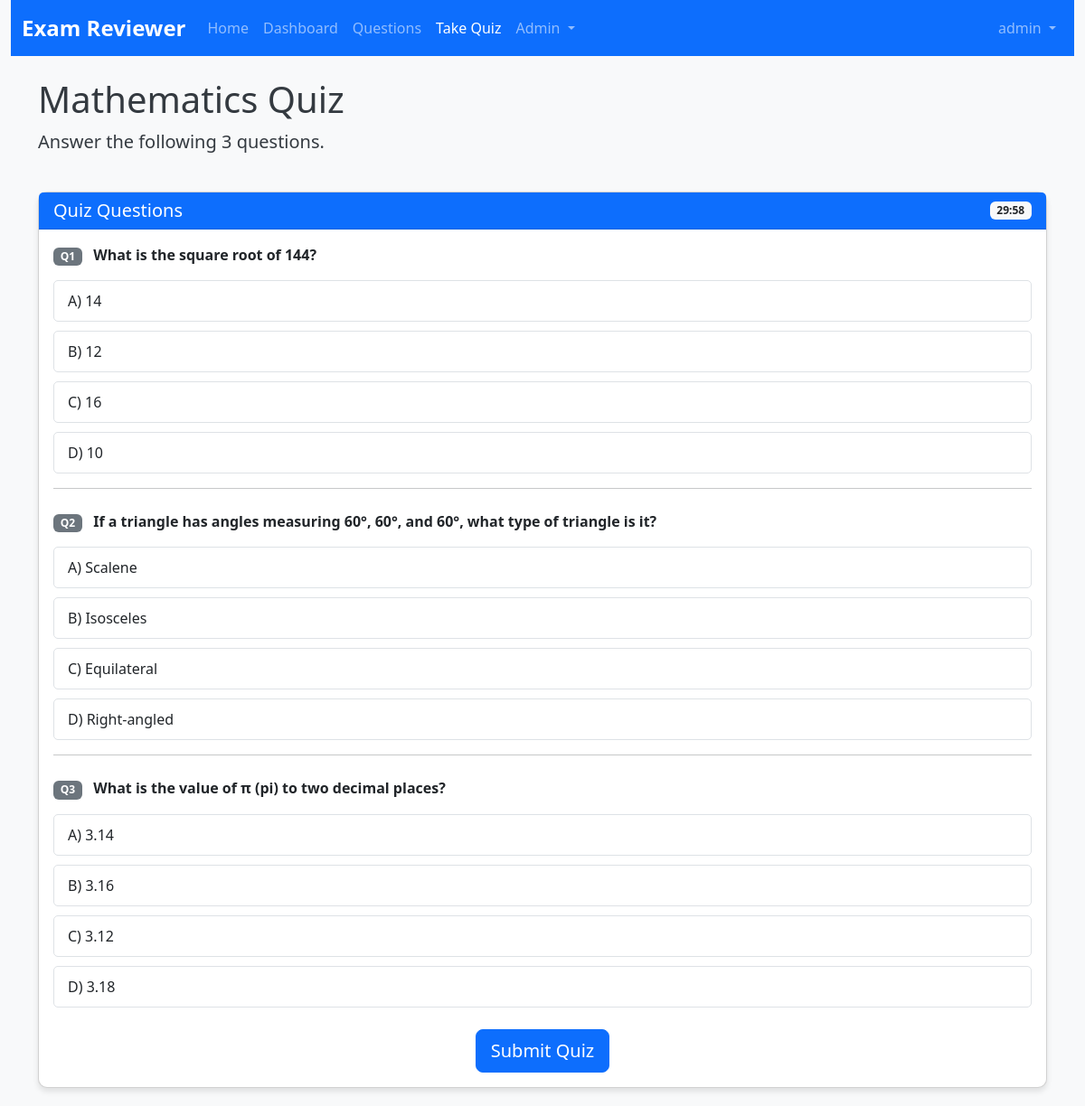
Page /quiz.php?subject_id=1 (signed in) on the committed database.
### tables this page shows
CREATE TABLE IF NOT EXISTS subjects (
    subject_id INT AUTO_INCREMENT PRIMARY KEY,
    subject_name VARCHAR(100) NOT NULL UNIQUE,
    description TEXT DEFAULT NULL
);

CREATE TABLE IF NOT EXISTS questions (
    question_id INT AUTO_INCREMENT PRIMARY KEY,
    subject_id INT NOT NULL,
    question_text TEXT NOT NULL,
    option_a TEXT NOT NULL,
    option_b TEXT NOT NULL,
    option_c TEXT NOT NULL,
    option_d TEXT NOT NULL,
    correct_answer CHAR(1) NOT NULL CHECK (correct_answer IN ('A', 'B', 'C', 'D')),
    explanation TEXT DEFAULT NULL,
    FOREIGN KEY (subject_id) REFERENCES subjects (subject_id)
);

### quiz.php (the view, shortened to what this page needs)
<?php
$subject_id = isset($_GET['subject_id']) ? (int)$_GET['subject_id'] : 0;
$num_questions = isset($_GET['num_questions']) ? (int)$_GET['num_questions'] : 10;
$pdo = getDbConnection();
$stmt = $pdo->prepare("SELECT * FROM subjects WHERE subject_id = :subject_id");
$stmt->bindParam(':subject_id', $subject_id, PDO::PARAM_INT);
$stmt->execute();
$subject = $stmt->fetch();
$randomFunction = (DB_TYPE === 'pgsql') ? 'RANDOM()' : 'RAND()';
$stmt = $pdo->prepare("
    SELECT * FROM questions
    WHERE subject_id = :subject_id
    ORDER BY $randomFunction
    LIMIT :limit
");
$stmt->bindParam(':subject_id', $subject_id, PDO::PARAM_INT);
$stmt->bindParam(':limit', $num_questions, PDO::PARAM_INT);
$stmt->execute();
$questions = $stmt->fetchAll();
$actual_num_questions = count($questions);
include 'includes/header.php';
include 'includes/navbar.php';
?>
<div class="container">
    <div class="row mb-4">
        <div class="col">
            <h1><?php echo $subject['subject_name']; ?> Quiz</h1>
            <p class="lead">Answer the following <?php echo $actual_num_questions; ?> questions.</p>
        </div>
    </div>
    <div class="row">
        <div class="col">
            <div class="card">
                <div class="card-header bg-primary text-white d-flex justify-content-between align-items-center">
                    <h5 class="mb-0">Quiz Questions</h5>
                    <div id="quiz-timer" data-time-limit="30" class="badge bg-light text-dark">30:00</div>
                </div>
                <div class="card-body">
                    <form method="POST" action="quiz.php" id="quiz-form">
                        <?php foreach ($questions as $index => $question): ?>
                            <div class="question-card mb-4">
                                <div class="question-text mb-3">
                                    <span class="badge bg-secondary me-2">Q<?php echo $index + 1; ?></span>
                                    <?php echo $question['question_text']; ?>
                                </div>
                                <div class="options">
                                    <div class="quiz-option" data-question-id="<?php echo $question['question_id']; ?>">
                                        <label for="q<?php echo $question['question_id']; ?>_a" class="d-block w-100">
                                            A) <?php echo $question['option_a']; ?>
                                        </label>
                                    </div>
                                    <div class="quiz-option" data-question-id="<?php echo $question['question_id']; ?>">
                                        <label for="q<?php echo $question['question_id']; ?>_b" class="d-block w-100">
                                            B) <?php echo $question['option_b']; ?>
                                        </label>
                                    </div>
                                    <div class="quiz-option" data-question-id="<?php echo $question['question_id']; ?>">
                                        <label for="q<?php echo $question['question_id']; ?>_c" class="d-block w-100">
                                            C) <?php echo $question['option_c']; ?>
                                        </label>
                                    </div>
                                    <div class="quiz-option" data-question-id="<?php echo $question['question_id']; ?>">
                                        <label for="q<?php echo $question['question_id']; ?>_d" class="d-block w-100">
                                            D) <?php echo $question['option_d']; ?>
                                        </label>
                                    </div>
                                </div>
                                <?php if ($index < $actual_num_questions - 1): ?>
                                    <hr>
                                <?php endif; ?>
                            </div>
                        <?php endforeach; ?>
                        <div class="text-center mt-4">
                            <button type="submit" name="submit_quiz" class="btn btn-primary btn-lg">Submit Quiz</button>
                        </div>
                    </form>
                </div>
            </div>
        </div>
    </div>
</div>
<?php include 'includes/footer.php'; ?>

### assets/css/style.css (style rules this page uses)
body { background-color: #f8f9fa; color: #343a40; font-family: 'Segoe UI', Tahoma, Geneva, Verdana, sans-serif; }
.card { border-radius: 10px; box-shadow: 0 4px 6px rgba(0, 0, 0, 0.1); margin-bottom: 20px; transition: transform 0.3s ease; }
.card-header { background-color: #f8f9fa; border-bottom: 1px solid rgba(0, 0, 0, 0.125); font-weight: bold; }
.btn-primary { background-color: #0d6efd; border-color: #0d6efd; }
.question-card { margin-bottom: 15px; }
.question-text { font-weight: bold; margin-bottom: 10px; }
.quiz-option { display: block; padding: 10px 15px; margin-bottom: 10px; border: 1px solid #dee2e6; border-radius: 5px; cursor: pointer; transition: all 0.3s ease; }

### rows in the picture
subjects: subject_name "Mathematics"
questions: question_text "What is the square root of 144?", option_a "14", option_b "12", option_c "16", option_d "10"
questions: question_text "If a triangle has angles measuring 60°, 60°, and 60°, what type of triangle is it?", option_a "Scalene", option_b "Isosceles", option_c "Equilateral", option_d "Right-angled"
questions: question_text "What is the value of π (pi) to two decimal places?", option_a "3.14", option_b "3.16", option_c "3.12", option_d "3.18"

### other values in the picture
APP_NAME "Exam Reviewer"
$_SESSION['username'] "admin"
$actual_num_questions "3"
